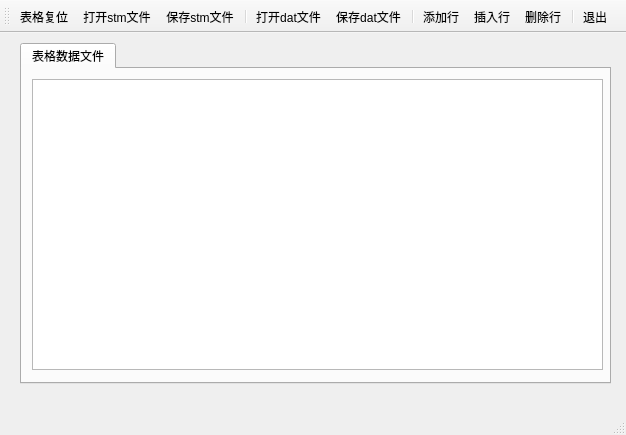
<?xml version="1.0" encoding="UTF-8"?>
<ui version="4.0">
 <class>MainWindow</class>
 <widget class="QMainWindow" name="MainWindow">
  <property name="geometry">
   <rect>
    <x>0</x>
    <y>0</y>
    <width>626</width>
    <height>435</height>
   </rect>
  </property>
  <property name="windowTitle">
   <string>MainWindow</string>
  </property>
  <widget class="QWidget" name="centralWidget">
   <widget class="QTabWidget" name="tabWidget">
    <property name="geometry">
     <rect>
      <x>20</x>
      <y>10</y>
      <width>591</width>
      <height>341</height>
     </rect>
    </property>
    <property name="currentIndex">
     <number>0</number>
    </property>
    <widget class="QWidget" name="tab">
     <attribute name="title">
      <string>表格数据文件</string>
     </attribute>
     <widget class="QTableView" name="tableView">
      <property name="geometry">
       <rect>
        <x>10</x>
        <y>10</y>
        <width>571</width>
        <height>291</height>
       </rect>
      </property>
     </widget>
    </widget>
   </widget>
  </widget>
  <widget class="QMenuBar" name="menuBar">
   <property name="geometry">
    <rect>
     <x>0</x>
     <y>0</y>
     <width>626</width>
     <height>22</height>
    </rect>
   </property>
  </widget>
  <widget class="QToolBar" name="mainToolBar">
   <attribute name="toolBarArea">
    <enum>TopToolBarArea</enum>
   </attribute>
   <attribute name="toolBarBreak">
    <bool>false</bool>
   </attribute>
   <addaction name="actReset"/>
   <addaction name="actOpenStm"/>
   <addaction name="actSaveStm"/>
   <addaction name="separator"/>
   <addaction name="actiOpenBin"/>
   <addaction name="actSaveBin"/>
   <addaction name="separator"/>
   <addaction name="actAppend"/>
   <addaction name="actInsert"/>
   <addaction name="actDelete"/>
   <addaction name="separator"/>
   <addaction name="actQuit"/>
  </widget>
  <widget class="QStatusBar" name="statusBar"/>
  <action name="actReset">
   <property name="text">
    <string>表格复位</string>
   </property>
   <property name="toolTip">
    <string>表格复位</string>
   </property>
  </action>
  <action name="actOpenStm">
   <property name="text">
    <string>打开stm文件</string>
   </property>
   <property name="toolTip">
    <string>打开stm文件</string>
   </property>
  </action>
  <action name="actSaveStm">
   <property name="text">
    <string>保存stm文件</string>
   </property>
   <property name="toolTip">
    <string>保存stm文件</string>
   </property>
  </action>
  <action name="actiOpenBin">
   <property name="text">
    <string>打开dat文件</string>
   </property>
   <property name="toolTip">
    <string>打开dat文件</string>
   </property>
  </action>
  <action name="actSaveBin">
   <property name="text">
    <string>保存dat文件</string>
   </property>
   <property name="toolTip">
    <string>保存dat文件</string>
   </property>
  </action>
  <action name="actAppend">
   <property name="text">
    <string>添加行</string>
   </property>
   <property name="toolTip">
    <string>添加行</string>
   </property>
  </action>
  <action name="actInsert">
   <property name="text">
    <string>插入行</string>
   </property>
   <property name="toolTip">
    <string>插入行</string>
   </property>
  </action>
  <action name="actDelete">
   <property name="text">
    <string>删除行</string>
   </property>
   <property name="toolTip">
    <string>删除行</string>
   </property>
  </action>
  <action name="actQuit">
   <property name="text">
    <string>退出</string>
   </property>
   <property name="toolTip">
    <string>退出</string>
   </property>
  </action>
 </widget>
 <layoutdefault spacing="6" margin="11"/>
 <resources/>
 <connections/>
</ui>
